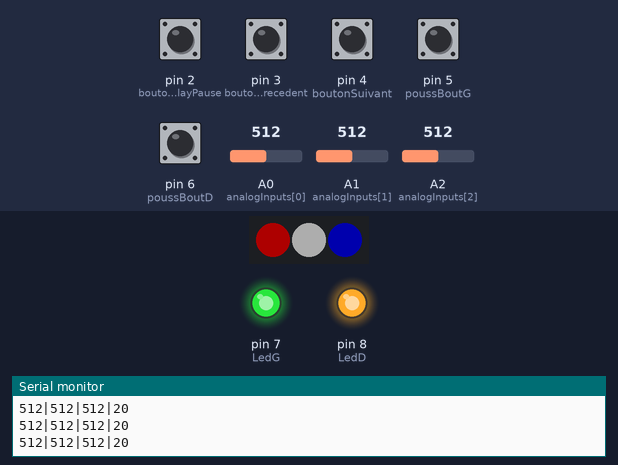
Recording of a sketch running on a simulated Arduino Leonardo, built with avr-gcc and run on an emulated ATmega32U4. Parts: 3 RGB LEDs in strip order, left to right, output pins drawn as LEDs (lit = HIGH), the last lines printed to the serial monitor. The inputs (shaded band) are chosen by the test bench; at power-on: pin 2 (boutonPlayPause), pin 3 (boutonPrecedent), pin 4 (boutonSuivant), pin 5 (poussBoutG), pin 6 (poussBoutD) HIGH, A0 (analogInputs[0]) = 512, A1 (analogInputs[1]) = 512, A2 (analogInputs[2]) = 512. Dim RGB values are drawn brighter than linear; USB keyboard and mouse output is not drawn.

Above: at 3.7 s.
3.8 s: pin 3 (boutonPrecedent) pulled LOW for 0.15 s
At 4.21 s:
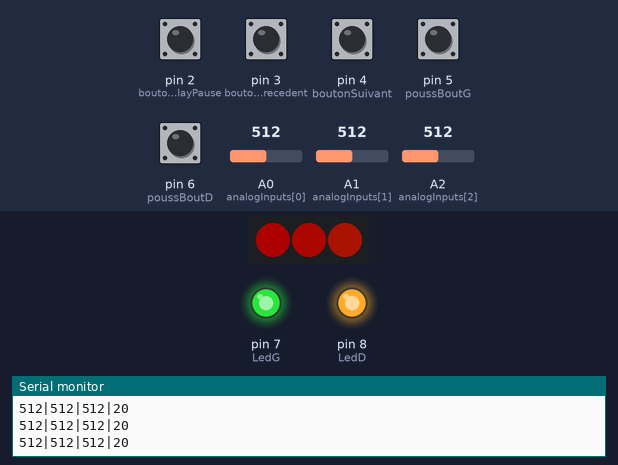
6.8 s: pin 2 (boutonPlayPause) pulled LOW for 0.15 s
At 8.3 s:
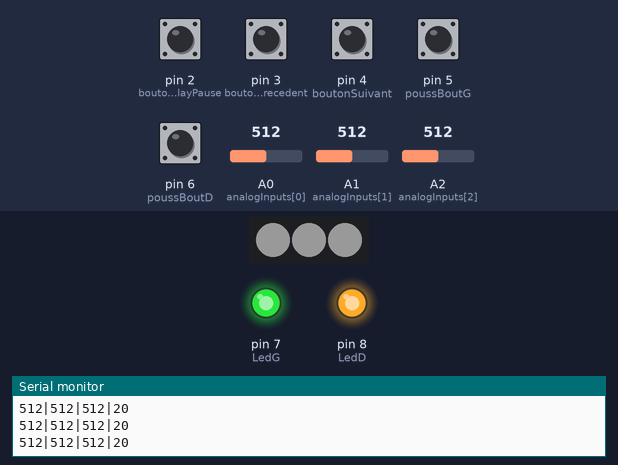
8.6 s: A0 (analogInputs[0]) set to 673
At 9.8 s:
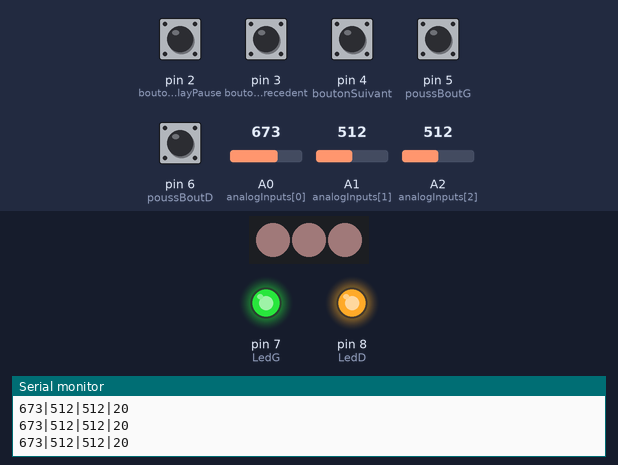
10.3 s: A0 (analogInputs[0]) set to 701
At 11.1 s:
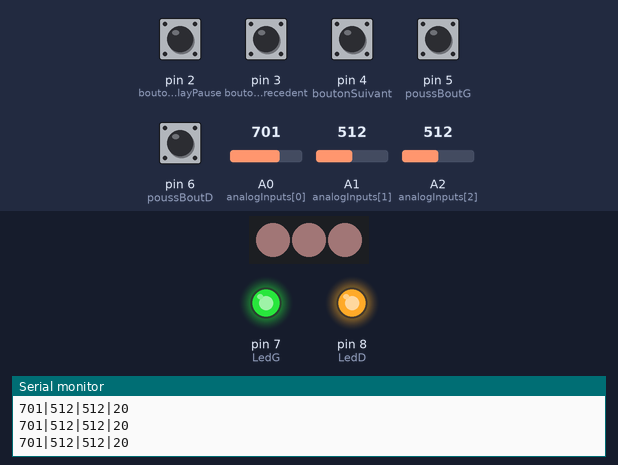
12.1 s: A1 (analogInputs[1]) set to 536
At 13.5 s:
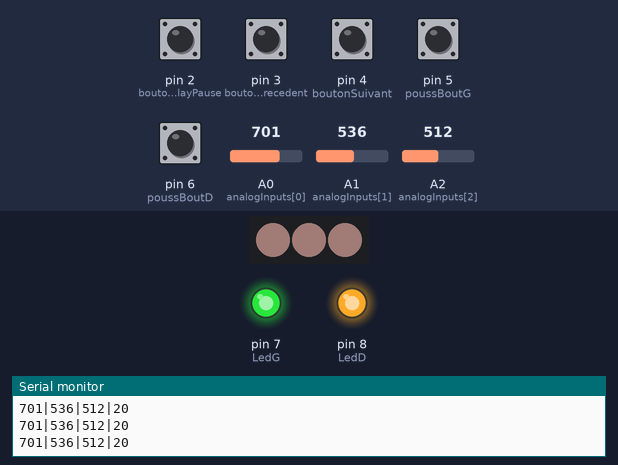
13.8 s: A2 (analogInputs[2]) set to 541
At 15.0 s:
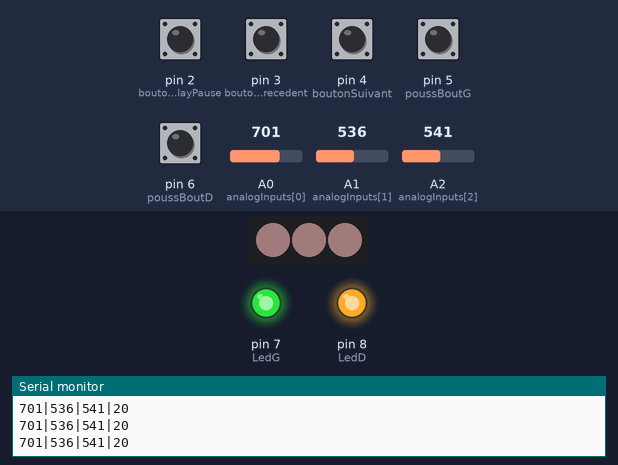
Timing chart, 0 to 16.5 s (numbered marks = the images above; inputs shaded):
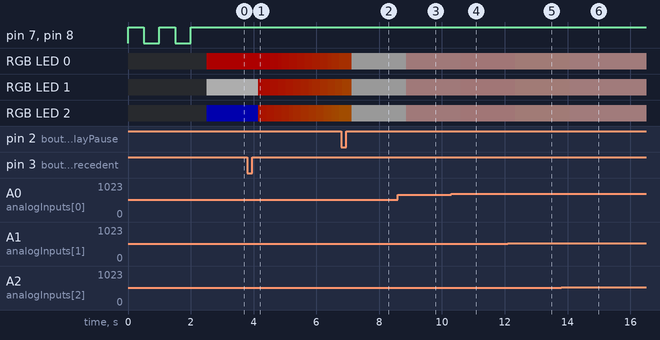

The sketch:

codenatz.ino
```cpp
#include <HID-Project.h>
#include <FastLED.h>

// Déclaration des broches pour les boutons
const int boutonPlayPause = 2;
const int boutonPrecedent = 3;
const int boutonSuivant = 4;
const int poussBoutG = 5;
const int poussBoutD = 6;
const int LedG = 7;
const int LedD = 8;
const int LED_PIN = 16;
const int NUM_LEDS = 3;

CRGB leds[NUM_LEDS];
byte bright = 50; // luminosité des LEDs
byte baza = 0;
int speed = 20;
int color1 = 255;
int color2 = 255;
int color3 = 255;
bool rambow = false;
bool cyclone = false;

// Déclaration des broches pour les potentiomètres
const int NUM_SLIDERS = 3; // Utiliser seulement 3 potentiomètres
const int analogInputs[NUM_SLIDERS] = {A0, A1, A2}; // A0, A1, A2 pour les potentiomètres

int analogSliderValues[NUM_SLIDERS];

void setup() {
  // Initialisation des broches comme entrées avec résistance de tirage interne
  pinMode(boutonPlayPause, INPUT_PULLUP);
  pinMode(boutonPrecedent, INPUT_PULLUP);
  pinMode(boutonSuivant, INPUT_PULLUP);
  pinMode(poussBoutG, INPUT_PULLUP);
  pinMode(poussBoutD, INPUT_PULLUP);
  pinMode(LedG, OUTPUT);
  pinMode(LedD, OUTPUT);
  pinMode(LED_PIN, OUTPUT);

  FastLED.addLeds <WS2812, LED_PIN, GRB>(leds, NUM_LEDS).setCorrection(TypicalLEDStrip);

  leds[0] = CRGB::Red;
  leds[1] = CRGB::White;
  leds[2] = CRGB::Blue;

    // Initialisation des broches pour les potentiomètres
  for (int i = 0; i < NUM_SLIDERS; i++) {
    pinMode(analogInputs[i], INPUT);
  }

  digitalWrite(LedD, HIGH);
  digitalWrite(LedG, HIGH);

  delay(500);

  digitalWrite(LedD, LOW);
  digitalWrite(LedG, LOW);

  delay(500);

  digitalWrite(LedD, HIGH);
  digitalWrite(LedG, HIGH);

  delay(500);

  digitalWrite(LedD, LOW);
  digitalWrite(LedG, LOW);

  delay(500);

  digitalWrite(LedD, HIGH);
  digitalWrite(LedG, HIGH);

  delay(500);

  digitalWrite(LedD, LOW);
  digitalWrite(LedG, LOW);

  // Initialiser HID (clavier)
  Consumer.begin();
  Serial.begin(9600);

}

void loop() {

  FastLED.setBrightness(bright);
  FastLED.show();

  // Lire l'état des boutons (LOW = appuyé, HIGH = relâché)
  if(digitalRead(poussBoutG) == HIGH) {
    if(digitalRead(boutonPrecedent) == LOW){
      if(cyclone == true){
        cyclone = false;
      }
      if(rambow == false) {
        rambow = true;
        delay(200);
      } else {
        rambow = false;
        delay(200);
      }
    }

    if(digitalRead(boutonPlayPause) == LOW){
      if(rambow == true){
        rambow = false;
      }
      if(cyclone == false) {
        cyclone = true;
        delay(200);
      } else {
        cyclone = false;
        delay(200);
      }
    }

    if(digitalRead(boutonSuivant) == LOW){
      if(rambow == true){
        rambow = false;
      }

      if(cyclone == true){
        cyclone = false;

      }
      leds[0] = CRGB::Red;
      leds[1] = CRGB::White;
      leds[2] = CRGB::Blue;
    }

  }else {

    if (digitalRead(boutonPlayPause) == LOW) {
      delay(20); // Antirebond
      if (digitalRead(boutonPlayPause) == LOW) {
        Consumer.write(MEDIA_PLAY_PAUSE); // Envoi la commande play/pause
        while (digitalRead(boutonPlayPause) == LOW); // Attendre que le bouton soit relâché
      }
    }

    if (digitalRead(boutonPrecedent) == LOW) {
      delay(20); // Antirebond
      if (digitalRead(boutonPrecedent) == LOW) {
        Consumer.write(MEDIA_PREVIOUS); // Envoi la commande précédent
        while (digitalRead(boutonPrecedent) == LOW); // Attendre que le bouton soit relâché
      }
    }

    if (digitalRead(boutonSuivant) == LOW) {
      delay(20); // Antirebond
      if (digitalRead(boutonSuivant) == LOW) {
        Consumer.write(MEDIA_NEXT); // Envoi la commande suivant
        while (digitalRead(boutonSuivant) == LOW); // Attendre que le bouton soit relâché
      }
    }

  }

  if (rambow == true) {

    for (int i = 0; i < NUM_LEDS; i++) {
        leds[i] = CHSV(baza+ i * 5, 255, 255);
      }
      baza++;
      delay(speed);

  }

  if (cyclone == true) {
    leds[0] = CRGB(color1, color2, color3);
    leds[1] = CRGB(color1, color2, color3);
    leds[2] = CRGB(color1, color2, color3);
  }


  if (digitalRead(poussBoutG) == LOW) {
    digitalWrite(LedG, LOW); // Envoi la commande suivant
  }else{
    digitalWrite(LedG, HIGH);
  }

  if (digitalRead(poussBoutD) == LOW) {
    digitalWrite(LedD, LOW); // Envoi la commande suivant
  }else{
    digitalWrite(LedD, HIGH);
  }

  if (digitalRead(poussBoutG) == LOW) {
    updateSliderValues(); // Lire les valeurs des potentiomètres
    sendSliderValues();   // Envoyer les valeurs sur le port série
  }else{
    if (digitalRead(poussBoutD) == LOW) {
      bright = (analogRead(analogInputs[0]) / 4);
      speed = (analogRead(analogInputs[1]) / 25);
    }else {
      color1 = (analogRead(analogInputs[0]) / 4);
      color2 = (analogRead(analogInputs[1]) / 4);
      color3 = (analogRead(analogInputs[2]) / 4);
    }

  }

  delay(100); // Petit délai pour éviter de saturer le processeur

  updateSliderValues(); // Lire les valeurs des potentiomètres
  sendSliderValues();

}

void updateSliderValues() {
  for (int i = 0; i < NUM_SLIDERS; i++) {
     analogSliderValues[i] = analogRead(analogInputs[i]);
  }
}

void sendSliderValues() {
  String builtString = String("");

  for (int i = 0; i < NUM_SLIDERS; i++) {
    builtString += String((int)analogSliderValues[i]);

    if (i < NUM_SLIDERS - 1) {
      builtString += String("|");
    }
  }

  builtString += String("|20");

  Serial.println(builtString); // Envoi des valeurs des potentiomètres au port série
}

void printSliderValues() {
  for (int i = 0; i < NUM_SLIDERS; i++) {
    String printedString = String("Slider #") + String(i + 1) + String(": ") + String(analogSliderValues[i]) + String(" mV");
    Serial.write(printedString.c_str());

    if (i < NUM_SLIDERS - 1) {
      Serial.write(" | ");
    } else {
      Serial.write("\n");
    }
  }
}
```

Measured:
- after the input at 8.6 s, RGB LED 0–2: RGB(25, 25, 25) → RGB(33, 25, 25) after 0.27 s
- after the input at 10.3 s, RGB LED 0–2: RGB(33, 25, 25) → RGB(34, 25, 25) after 0.30 s
- after the input at 12.1 s, RGB LED 0–2: RGB(34, 25, 25) → RGB(34, 26, 25) after 0.23 s
- after the input at 13.8 s, RGB LED 0–2: RGB(34, 26, 25) → RGB(34, 26, 26) after 0.27 s
